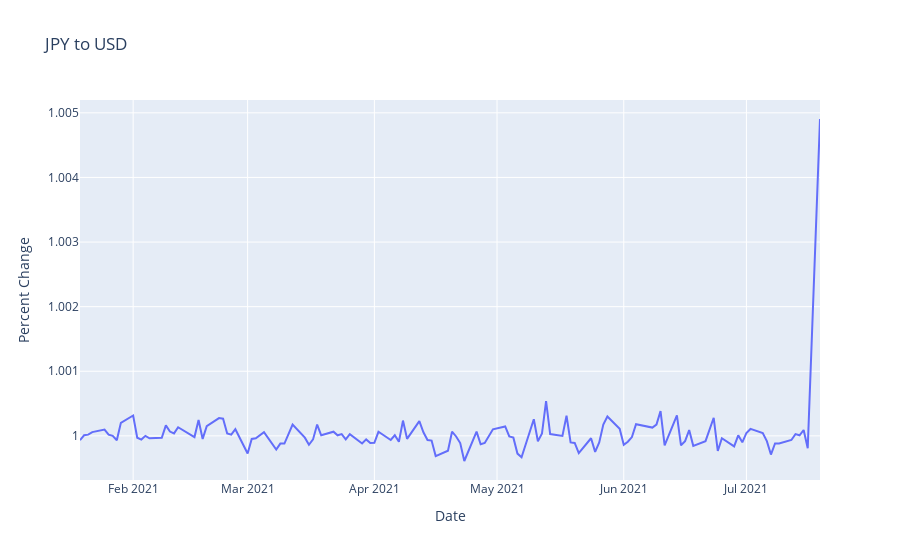

Notebook source saved alongside this figure:
### Code cell
fig.show()

### Figure 1 — Plotly figure (JSON) as saved in the notebook; plotly's stock layout.template omitted (floating-point values rounded to 4 significant figures; data arrays with more than 128 entries replaced by an {"elided": "..."} marker saying what was removed)
{"data": [{"hovertemplate": "Date=%{x}<br>Percent Change=%{y}<extra></extra>", "legendgroup": "", "line": {"color": "#636efa", "dash": "solid"}, "mode": "lines", "name": "", "orientation": "v", "showlegend": false, "type": "scatter", "x": {"elided": "130 str values"}, "xaxis": "x", "y": {"elided": "130 float values"}, "yaxis": "y"}], "layout": {"legend": {"tracegroupgap": 0}, "title": {"text": "JPY to USD"}, "xaxis": {"anchor": "y", "domain": [0, 1], "title": {"text": "Date"}}, "yaxis": {"anchor": "x", "domain": [0, 1], "title": {"text": "Percent Change"}}}}
